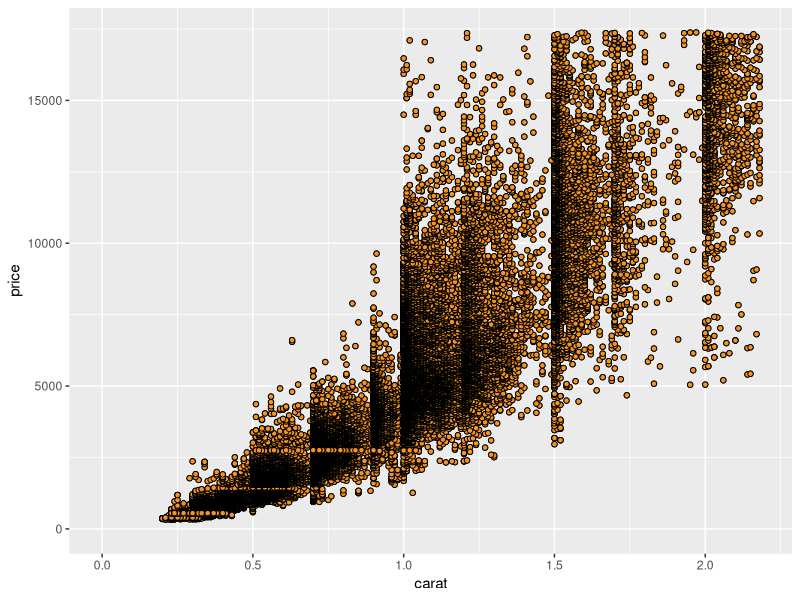
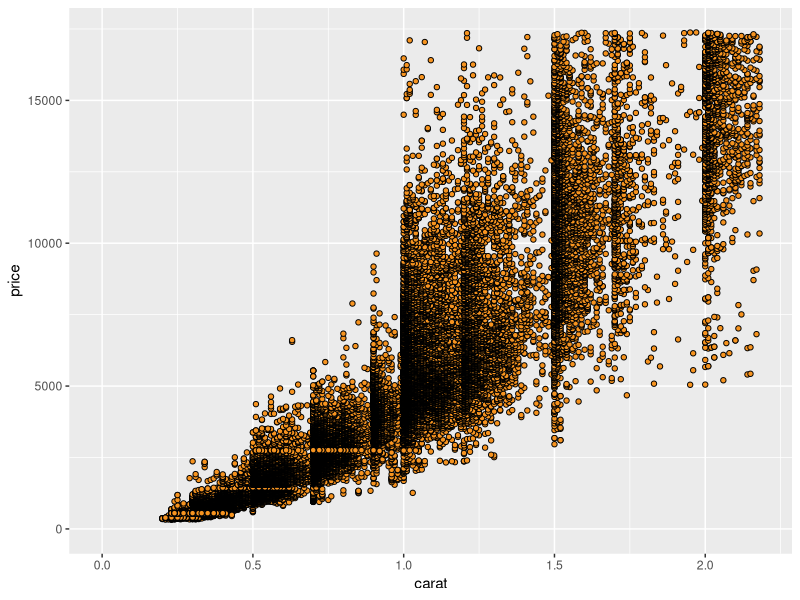
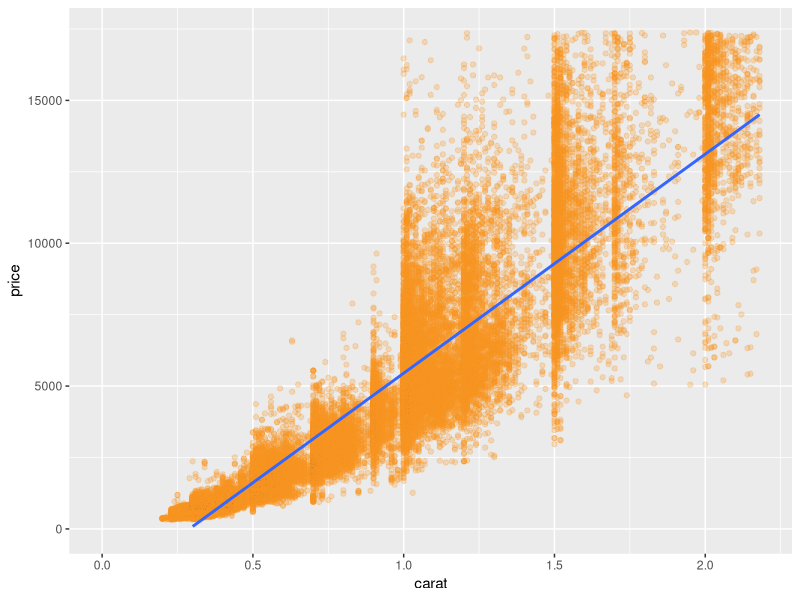

These charts were generated, in order, by the following R code: (Note: this script raises an error after producing the figures.)
setwd("~/Downloads")

library(ggplot2)
data(diamonds)

qplot(data=diamonds, x=carat, y=price,
      xlim= c(0, quantile(diamonds$carat, 0.99)),
      ylim= c(0, quantile(diamonds$price, 0.99))) + 
  geom_point(fill= I('#F79420'), color = I('black'), shape = 21)

ggplot(data=diamonds, aes(x=carat, y=price)) + 
    scale_x_continuous(lim = c(0, quantile(diamonds$carat, 0.99))) + 
    scale_y_continuous(lim = c(0, quantile(diamonds$price, 0.99))) +
    geom_point(fill= I('#F79420'), color = I('black'), shape = 21)

#→非線形の関係性、指数的な関係性

ggplot(data=diamonds, aes(x=carat, y=price)) + 
  geom_point(color= I('#F79420'), alpha=1/4) + 
  stat_smooth(method = "lm") + 
  scale_x_continuous(lim = c(0, quantile(diamonds$carat, 0.99))) +
  scale_y_continuous(lim = c(0, quantile(diamonds$price, 0.99)))

# これだと、指数関数的に増加するデータを表すことができていない

# install these if necessary
install.packages('GGally')
install.packages('scales')
install.packages('memisc')
install.packages('lattice')
install.packages('MASS')
install.packages('car')
install.packages('reshape')
install.packages('plyr')

# load the ggplot graphics package and the others
library(ggplot2)
library(GGally)
library(scales)
library(memisc)

# sample 10,000 diamonds from the data set
#set.seed(20022012)
#diamond_samp <- diamonds[sample(1:length(diamonds$price), 10000), ]
#ggpairs(diamond_samp, params = c(shape = I('.'), outlier.shape = I('.')))

ggpairs(diamond_samp,
        lower = list(continuous = wrap("points", shape = I('.'))),
        upper = list(combo = wrap("box", outlier.shape = I('.'))))


# ダイヤモンドの需要により、指数関数的なデータの多さにつながっている

library(gridExtra)



qplot(data=diamonds, x = price, binwidth = 100, fill= I("#099DD9")) + 
  ggtitle('Price')

qplot(data=diamonds, x = price, binwidth = 0.01, fill= I("#F79420")) +
  ggtitle('Price (log10)') + 
  scale_x_log10()



plot1 <- qplot(data=diamonds, x = price, binwidth = 100, fill= I("#099DD9")) + 
  ggtitle('Price')

plot2 <- qplot(data=diamonds, x = price, binwidth = 0.01, fill= I("#F79420")) +
  ggtitle('Price (log10)') + 
  scale_x_log10()

library(gridExtra)
library(grid)
grid.arrange(plot1, plot2, ncol=2)

# 双峰型 → 豊かさが2グループある

qplot(data=diamonds, x=carat,y=price) + 
  scale_y_continuous(trans = log10_trans()) + 
  ggtitle("Price (log10) by Carat")


cuberoot_trans = function() trans_new('cuberoot', transform = function(x) x^(1/3),
                                      inverse = function(x) x^3)

ggplot(aes(carat, price), data = diamonds) + 
  geom_point() + 
  scale_x_continuous(trans = cuberoot_trans(), limits = c(0.2, 3),
                     breaks = c(0.2, 0.5, 1, 2, 3)) + 
  scale_y_continuous(trans = log10_trans(), limits = c(350, 15000),
                     breaks = c(350, 1000, 5000, 10000, 15000)) +
  ggtitle('Price (log10) by Cube-Root of Carat')

### Overplotting Revisited

head(sort(table(diamonds$carat), decreasing = T))
head(sort(table(diamonds$price), decreasing = T))

# どこが密なのかを調べることができる

ggplot(aes(carat, price), data = diamonds) + 
  geom_point(alpha = 0.5, size = 0.75, position = 'jitter') + 
  scale_x_continuous(trans = cuberoot_trans(), limits = c(0.2, 3),
                     breaks = c(0.2, 0.5, 1, 2, 3)) + 
  scale_y_continuous(trans = log10_trans(), limits = c(350, 15000),
                     breaks = c(350, 1000, 5000, 10000, 15000)) +
  ggtitle('Price (log10) by Cube-Root of Carat')
